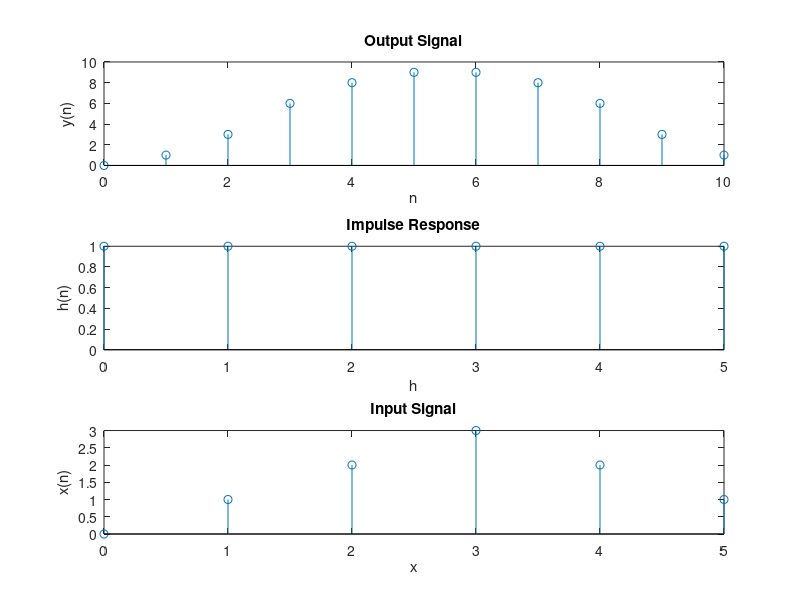

Source code (MATLAB):
% Deconvolution

%output signal
y=[0 1 3 6 8 9 9 8 6 3 1];
ny=0:1:10;
subplot(3,1,1);
stem(ny,y);
xlabel('n');
ylabel('y(n)');
title('Output Signal');

%impulse response
h=[1 1 1 1 1 1];
nh=0:1:5;
subplot(3,1,2);
stem(nh,h);
xlabel('h');
ylabel('h(n)');
title('Impulse Response');


%deconvolution function
x=0:1:(length(y)-(length(h)));
d=deconv(y,h);
subplot(3,1,3);
stem(x,d);
xlabel('x');
ylabel('x(n)');
title('Input Signal');
